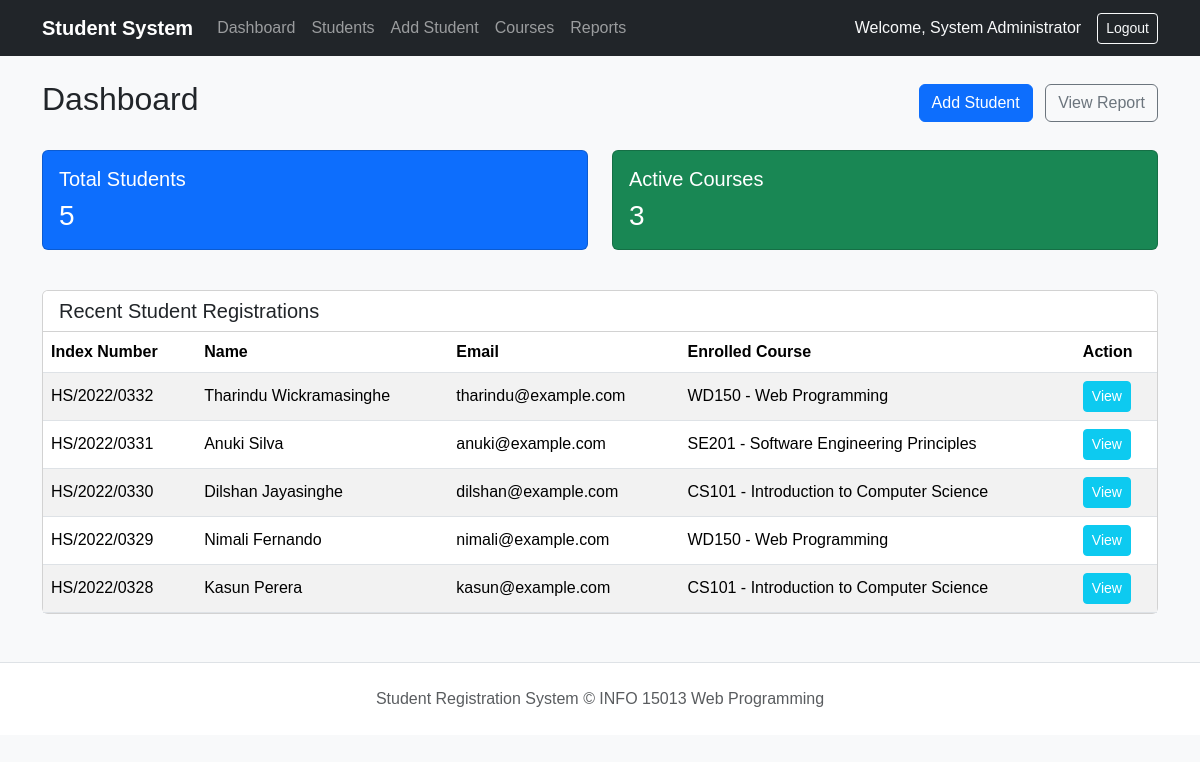
The app's page /dashboard.php (signed in) with its own data.
### tables this page shows
CREATE TABLE `students` (
  `id` INT AUTO_INCREMENT PRIMARY KEY,
  `index_number` VARCHAR(30) NOT NULL UNIQUE,
  `first_name` VARCHAR(50) NOT NULL,
  `last_name` VARCHAR(50) NOT NULL,
  `dob` DATE NOT NULL,
  `gender` ENUM('Male', 'Female', 'Other') NOT NULL,
  `email` VARCHAR(100) NOT NULL UNIQUE,
  `phone` VARCHAR(20) NOT NULL,
  `address` TEXT NOT NULL,
  `nic` VARCHAR(20) DEFAULT NULL,
  `guardian_name` VARCHAR(100) NOT NULL,
  `guardian_phone` VARCHAR(20) NOT NULL,
  `created_at` TIMESTAMP DEFAULT CURRENT_TIMESTAMP,
  `updated_at` TIMESTAMP DEFAULT CURRENT_TIMESTAMP ON UPDATE CURRENT_TIMESTAMP
);

CREATE TABLE `courses` (
  `id` INT AUTO_INCREMENT PRIMARY KEY,
  `course_code` VARCHAR(20) NOT NULL UNIQUE,
  `course_name` VARCHAR(100) NOT NULL,
  `duration` VARCHAR(50) NOT NULL,
  `description` TEXT DEFAULT NULL,
  `status` ENUM('active', 'inactive') NOT NULL DEFAULT 'active',
  `created_at` TIMESTAMP DEFAULT CURRENT_TIMESTAMP
);

### includes/functions.php (called while the page is built)
<?php
function sanitize($data) {
    return htmlspecialchars(trim((string)$data), ENT_QUOTES, 'UTF-8');
}

### dashboard.php (the view, shortened to what this page needs)
<?php
require_once __DIR__ . '/config/database.php';
require_once __DIR__ . '/includes/functions.php';
$total_students = (int)$pdo->query("SELECT COUNT(*) FROM students")->fetchColumn();
$total_courses = (int)$pdo->query("SELECT COUNT(*) FROM courses WHERE status = 'active'")->fetchColumn();
$stmtRecent = $pdo->prepare("
    SELECT s.*, c.course_code, c.course_name
    FROM students s
    LEFT JOIN enrollments e ON s.id = e.student_id
    LEFT JOIN courses c ON e.course_id = c.id
    ORDER BY s.id DESC
    LIMIT 5
");
$stmtRecent->execute();
$recent_students = $stmtRecent->fetchAll();
require_once __DIR__ . '/includes/header.php';
?>
<div class="d-flex justify-content-between align-items-center mb-4">
    <h2>Dashboard</h2>
    <div>
        <a href="students/add.php" class="btn btn-primary me-2">Add Student</a>
        <a href="reports/student_list.php" class="btn btn-outline-secondary">View Report</a>
    </div>
</div>
<div class="row mb-4">
    <div class="col-md-6 mb-3">
        <div class="card bg-primary text-white p-3">
            <h5>Total Students</h5>
            <h3 class="mb-0"><?= $total_students ?></h3>
        </div>
    </div>
    <div class="col-md-6 mb-3">
        <div class="card bg-success text-white p-3">
            <h5>Active Courses</h5>
            <h3 class="mb-0"><?= $total_courses ?></h3>
        </div>
    </div>
</div>
<div class="card">
    <div class="card-header bg-white">
        <h5 class="mb-0">Recent Student Registrations</h5>
    </div>
    <div class="card-body p-0">
        <table class="table table-striped mb-0">
            <thead>
                <tr>
                    <th>Index Number</th>
                    <th>Name</th>
                    <th>Email</th>
                    <th>Enrolled Course</th>
                    <th>Action</th>
                </tr>
            </thead>
            <tbody>
                <?php if (empty($recent_students)): ?>
                    <tr>
                        <td colspan="5" class="text-center py-3">No students registered yet.</td>
                    </tr>
                <?php else: ?>
                    <?php foreach ($recent_students as $s): ?>
                        <tr>
                            <td><?= sanitize($s['index_number']) ?></td>
                            <td><?= sanitize($s['first_name'] . ' ' . $s['last_name']) ?></td>
                            <td><?= sanitize($s['email']) ?></td>
                            <td>
                                <?php if (!empty($s['course_code'])): ?>
                                    <?= sanitize($s['course_code'] . ' - ' . $s['course_name']) ?>
                                <?php else: ?>
                                    Not Enrolled
                                <?php endif; ?>
                            </td>
                            <td>
                                <a href="students/view.php?id=<?= $s['id'] ?>" class="btn btn-sm btn-info text-white">View</a>
                            </td>
                        </tr>
                    <?php endforeach; ?>
                <?php endif; ?>
            </tbody>
        </table>
    </div>
</div>
<?php require_once __DIR__ . '/includes/footer.php'; ?>

### includes/header.php (shortened to what this page needs)
<?php
$prefix = isset($is_subfolder) && $is_subfolder ? "../" : "";
?>
<!DOCTYPE html>
<html lang="en">
<head>
    <link href="https://cdn.jsdelivr.net/npm/bootstrap@5.3.2/dist/css/bootstrap.min.css" rel="stylesheet">
    <link href="<?= $prefix ?>assets/css/style.css" rel="stylesheet">
</head>
<body class="bg-light">
<?php if (isset($_SESSION['admin_id'])): ?>
<nav class="navbar navbar-expand-lg navbar-dark bg-dark mb-4">
    <div class="container">
        <a class="navbar-brand fw-bold" href="<?= $prefix ?>dashboard.php">Student System</a>
        <div class="collapse navbar-collapse" id="navbarNav">
            <ul class="navbar-nav me-auto">
                <li class="nav-item">
                    <a class="nav-link" href="<?= $prefix ?>dashboard.php">Dashboard</a>
                </li>
                <li class="nav-item">
                    <a class="nav-link" href="<?= $prefix ?>students/index.php">Students</a>
                </li>
                <li class="nav-item">
                    <a class="nav-link" href="<?= $prefix ?>students/add.php">Add Student</a>
                </li>
                <li class="nav-item">
                    <a class="nav-link" href="<?= $prefix ?>courses/index.php">Courses</a>
                </li>
                <li class="nav-item">
                    <a class="nav-link" href="<?= $prefix ?>reports/student_list.php">Reports</a>
                </li>
            </ul>
            <div class="d-flex align-items-center">
                <span class="text-light me-3">Welcome, <?= isset($_SESSION['admin_name']) ? htmlspecialchars($_SESSION['admin_name']) : 'Admin' ?></span>
                <a href="<?= $prefix ?>logout.php" class="btn btn-outline-light btn-sm">Logout</a>
            </div>
        </div>
    </div>
</nav>
<?php endif; ?>
<div class="container pb-5">

### includes/footer.php (shortened to what this page needs)
</div>
<footer class="text-center py-4 text-muted border-top bg-white">
    <div class="container">
        <p class="mb-0">Student Registration System &copy; INFO 15013 Web Programming</p>
    </div>
</footer>
</body>
</html>

### assets/css/style.css (style rules this page uses)
body { font-family: Arial, sans-serif; background-color: #f8f9fa; }
.table th, .table td { vertical-align: middle; }

### records on screen
students: index_number "HS/2022/0332", first_name+last_name "Tharindu Wickramasinghe", email "tharindu@example.com", courses.course_code+course_name "WD150 - Web Programming"
students: index_number "HS/2022/0331", first_name+last_name "Anuki Silva", email "anuki@example.com", courses.course_code+course_name "SE201 - Software Engineering Principles"
students: index_number "HS/2022/0330", first_name+last_name "Dilshan Jayasinghe", email "dilshan@example.com", courses.course_code+course_name "CS101 - Introduction to Computer Science"
students: index_number "HS/2022/0329", first_name+last_name "Nimali Fernando", email "nimali@example.com", courses.course_code+course_name "WD150 - Web Programming"
students: index_number "HS/2022/0328", first_name+last_name "Kasun Perera", email "kasun@example.com", courses.course_code+course_name "CS101 - Introduction to Computer Science"

### other values on screen
$_SESSION['admin_name'] "System Administrator"
$total_students "5"
$total_courses "3"
